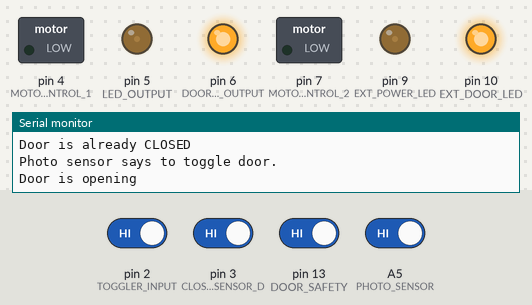
Simulated run of this sketch. Board: Arduino Nano, built with avr-gcc and run on an emulated ATmega328P. On the bench: switched loads named in the sketch (green lamp = pin HIGH), output pins drawn as LEDs (lit = HIGH), the last lines printed to the serial monitor. The test bench sets the inputs (shaded band); at power-on: A5 (PHOTO_SENSOR), pin 2 (TOGGLER_INPUT), pin 3 (CLOSED_SENSOR_D), pin 13 (DOOR_SAFETY) HIGH.

Above: at 2.49 s.
2.5 s: pin 3 (CLOSED_SENSOR_D) driven LOW
At 3.31 s:
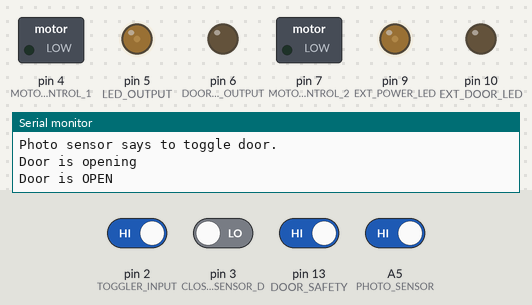
5.5 s: pin 2 (TOGGLER_INPUT) driven LOW
At 7.12 s:
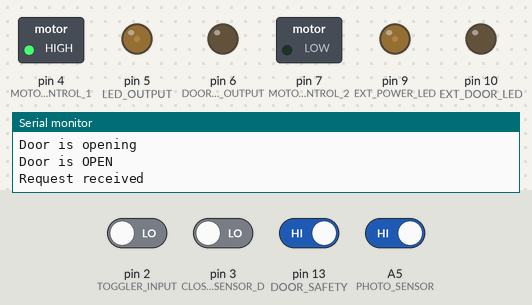
At 8.43 s:
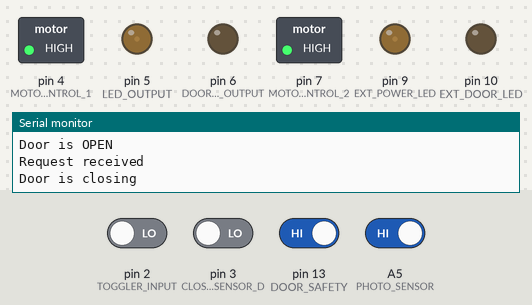
8.5 s: pin 3 (CLOSED_SENSOR_D) driven HIGH
At 9.93 s:
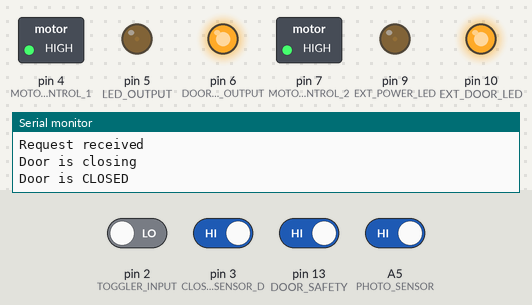
11.5 s: pin 2 (TOGGLER_INPUT) driven HIGH
14.5 s: A5 (PHOTO_SENSOR) driven LOW
17.5 s: A5 (PHOTO_SENSOR) driven HIGH
Timing chart, 0 to 21.5 s (numbered marks = the images above; inputs shaded):
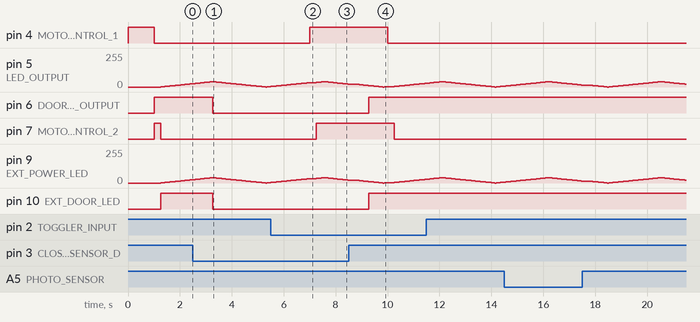

The sketch:

chicken_coop_light_and_door_sensor.ino
```cpp
/* Chick coop door
 * Uses an Arduino Nano
 * to interface to a smart garage door controller
 * Rev1.1 removed the need for Sync
 * Rev1.2 Fixed issue with reversing actuator direction
 * Rev1.3 Added external LEDs for power and door
 * Rev1.4 Fixed door close on startup
 * Rev1.5 Add ext LED outputs to PCB rev2.3
 */
#define VERSION "Chicken Coop Door Solar 1.5\n"

//Custom pins
#define EXT_DOOR_LED 10
#define EXT_POWER_LED 9

#define DOOR_SAFETY 13
#define PHOTO_SENSOR A5

//Pin assignments
#define TOGGLER_INPUT PD2
#define CLOSED_SENSOR_D PD3
#define MOTOR_CONTROL_1 PD4
#define LED_OUTPUT PD5
#define DOOR_STATUS_OUTPUT PD6
#define MOTOR_CONTROL_2 PD7
#define CLOSED_SENSOR_A A1

#define PHOTO_COUNT 10    // photo sensor debounce
#define OBST_COUNT  10    // obstruction debounce
#define RETRY_CLOSE 15000 // Since there is no open trigger, retry to close the door in 15 sec.
#define DEBOUNCE    1500  // 1500 milli second
#define BLINK_RATE  1000  // 1 second blink rate
#define FADE_RATE   50    // 20ms fade rate
#define MAX_BRIGHT  40    // PWM max brightness
#define MOTOR_DELAY 250   // Short delay so motor doesn't cause voltage drop

static bool door_open = false;     // Motor output state of door
static bool door_closing = false;
static bool day_light = false;     // Photo sensor
static bool door_obstuction = false; // Door safety

void setup()
{
  // Start the Serial comms
  Serial.begin(9600);
  delay(10);
  Serial.println(VERSION);

  //Custom
  pinMode(EXT_POWER_LED, OUTPUT);
  pinMode(EXT_DOOR_LED, OUTPUT);


  //Pin Outputs
  pinMode(DOOR_STATUS_OUTPUT, OUTPUT);
  pinMode(LED_OUTPUT, OUTPUT);
  pinMode(MOTOR_CONTROL_1, OUTPUT);
  pinMode(MOTOR_CONTROL_2, OUTPUT);
  digitalWrite(MOTOR_CONTROL_1, HIGH);
  digitalWrite(MOTOR_CONTROL_2, LOW);

  //Delay 1 seconds for the garage sensor to start
  delay(1000);

  //Pin Inputs
  pinMode(TOGGLER_INPUT, INPUT_PULLUP);
  pinMode(CLOSED_SENSOR_D, INPUT);
  pinMode(CLOSED_SENSOR_A, INPUT);
  pinMode(DOOR_SAFETY, INPUT_PULLUP);
  pinMode(PHOTO_SENSOR, INPUT_PULLUP);

  // on startup, if door is closed then initilaize the motor to close
  if(digitalRead(CLOSED_SENSOR_D) == LOW)
  {
    digitalWrite(MOTOR_CONTROL_1, LOW);
    digitalWrite(MOTOR_CONTROL_2, LOW);
    digitalWrite(DOOR_STATUS_OUTPUT, LOW);
    door_open = true;
    Serial.println("Door is already OPEN");
  }
  else
  {
    digitalWrite(MOTOR_CONTROL_1, HIGH);
    digitalWrite(MOTOR_CONTROL_2, HIGH);
    digitalWrite(DOOR_STATUS_OUTPUT, HIGH);
    door_open = false;
    Serial.println("Door is already CLOSED");
  }

  // on startup get the photo sensor state, default is false
  if(digitalRead(PHOTO_SENSOR) == HIGH)
  {
    day_light = true;
  }

  if(door_open != day_light)
  {
    Serial.println("Photo sensor says to toggle door.");
    toggle_door();
  }
}

void fade_led()
{
  static unsigned long fade_time = 0;
  static int pwm = 0;


  if(millis() - fade_time > FADE_RATE)
  {
    fade_time = millis();

    pwm += 1;
    int pwm_out = pwm;

    if(pwm > MAX_BRIGHT && pwm < (MAX_BRIGHT * 2))
    {
      pwm_out = MAX_BRIGHT - (pwm - MAX_BRIGHT);
    }
    else if(pwm >= (MAX_BRIGHT * 2))
    {
      pwm = 0;
      pwm_out = 0;
    }

    analogWrite(LED_OUTPUT, pwm_out);
    analogWrite(EXT_POWER_LED, pwm_out);
  }
}


void blink_led()
{
  static unsigned long blink_time = 0;
  static bool blink = true;

  if(millis() - blink_time > BLINK_RATE)
  {
    blink_time = millis();
    blink = !blink;

    //Analog input read of the door sensor (debug)
    //Serial.println(analogRead(CLOSED_SENSOR_A));

    //indicate door state
    if(digitalRead(CLOSED_SENSOR_D) == HIGH)
    {
      digitalWrite(DOOR_STATUS_OUTPUT, HIGH);
      digitalWrite(EXT_DOOR_LED, HIGH);
      //analogWrite(EXT_DOOR_LED, MAX_BRIGHT);
      if(door_open)
      {
        Serial.println("Door is CLOSED");
      }
      door_open = false;
    }
    else
    {
      digitalWrite(DOOR_STATUS_OUTPUT, LOW);
      digitalWrite(EXT_DOOR_LED, LOW);
      //analogWrite(EXT_DOOR_LED, 0);
      if(!door_open)
      {
        Serial.println("Door is OPEN");
      }
      door_open = true;
    }
  }
}

bool door_request()
{
  static unsigned long timer = 0;

  bool rtn = false;
  if(digitalRead(TOGGLER_INPUT) == LOW)
  {
    if(millis() - timer > DEBOUNCE)
    {
      rtn = true;
      Serial.println("Request received");
      timer = millis();

      if(door_closing)
      {
        door_open = !door_open;
        door_closing = false;
      }

    }
  }
  else
  {
     timer = millis();
  }

  return rtn;
}

void toggle_door()
{
  if(door_closing && door_obstuction)
  {
    door_open = !door_open;
  }

  digitalWrite(MOTOR_CONTROL_1, !door_open ? LOW : HIGH);
  delay(MOTOR_DELAY);
  digitalWrite(MOTOR_CONTROL_2, !door_open ? LOW : HIGH);

  door_closing = door_open;

  Serial.println("Door is " + String(door_closing ? "closing" : "opening"));
}

void photo_sensor()
{
  static unsigned long timer = 0;
  static int photo_count = 0;

  if(door_obstuction)
  {
    // Ignore photo sensor while in door obstruction retry
    return;
  }

  if(digitalRead(PHOTO_SENSOR) != day_light)
  {
    photo_count++;
    if(photo_count > PHOTO_COUNT)
    {
      day_light = digitalRead(PHOTO_SENSOR);
      Serial.println("Photo sensor says it is " + String(day_light ? "day" : "night"));

      if(door_open != day_light)
      {
        toggle_door();
      }
    }
  }
  else
  {
    photo_count = 0;
  }
}

void door_safety()
{
  static unsigned long timer = 0;
  static int obst_count = 0;

  // When the door is closed the sensor will be high, stop checking
  if(!door_obstuction && digitalRead(CLOSED_SENSOR_D) == LOW && door_closing)
  {
      if(digitalRead(DOOR_SAFETY) == LOW)
      {
        obst_count++;
        if(obst_count > OBST_COUNT)
        {
          obst_count = 0;
          door_obstuction = true;
          Serial.println("Door Obstruction!");
          toggle_door();
          timer = millis();
        }
      }
      else
      {
        obst_count = 0;
      }
  }
  else
  {
    door_closing = false;
    if(door_obstuction && (millis() - timer > RETRY_CLOSE))
    {
      Serial.println("Retry Close Door");
      door_obstuction = false;
      toggle_door();
    }
  }
}

void loop()
{
  blink_led();
  fade_led();
  photo_sensor();
  door_safety();

  if(door_request())
  {
    toggle_door();
  }
}
```

Measured:
- after the input at 2.5 s, pin 6 (DOOR_STATUS_OUTPUT), pin 10 (EXT_DOOR_LED): HIGH → LOW after 0.76 s
- after the input at 5.5 s, pin 4 (MOTOR_CONTROL_1): LOW → HIGH after 1.5 s; pin 7 (MOTOR_CONTROL_2): LOW → HIGH after 1.7 s
- after the input at 8.5 s, pin 6 (DOOR_STATUS_OUTPUT), pin 10 (EXT_DOOR_LED): LOW → HIGH after 0.77 s
